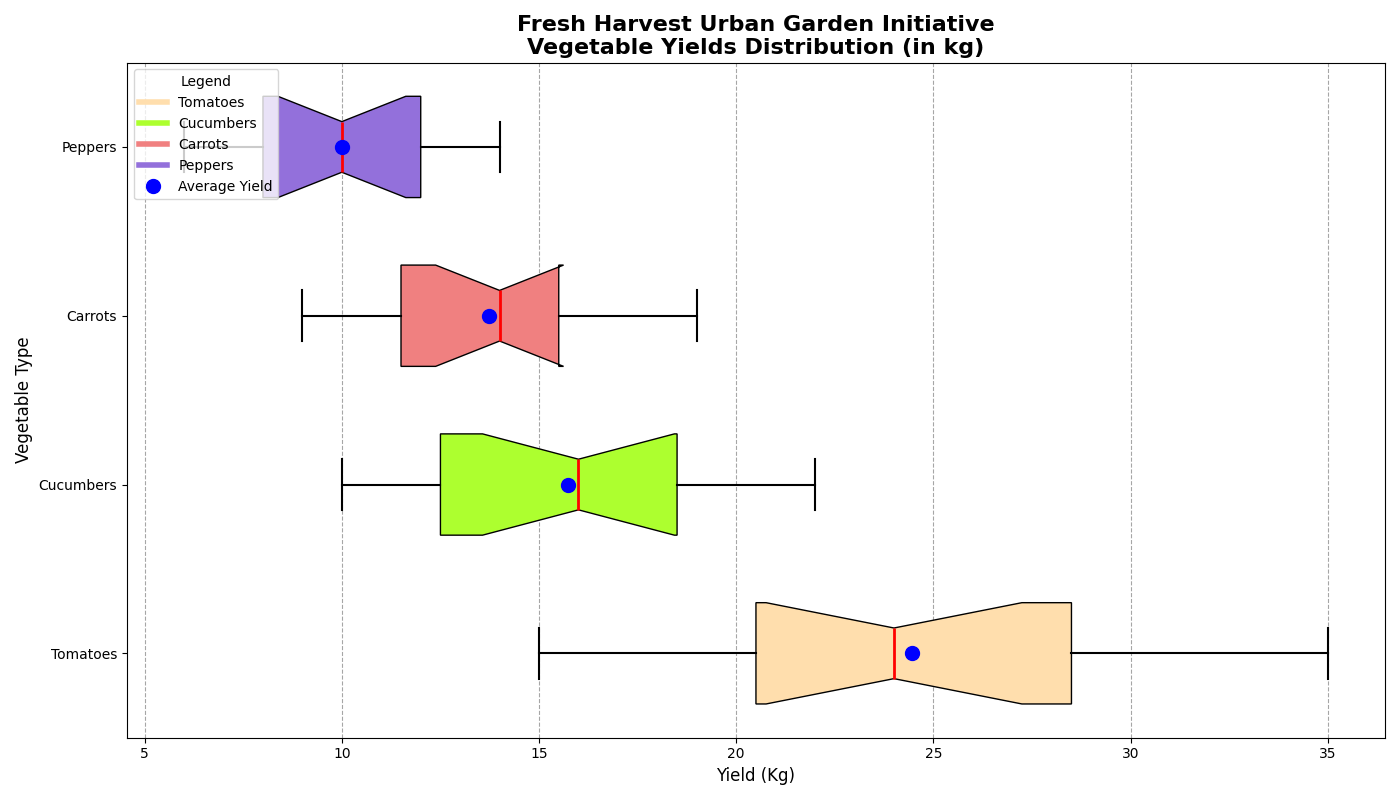

Write Python code to recreate this figure.
import matplotlib.pyplot as plt
import numpy as np

vegetables = ['Tomatoes', 'Cucumbers', 'Carrots', 'Peppers']
yields = {
    'Tomatoes': [15, 20, 22, 18, 25, 30, 35, 24, 28, 23, 19, 29, 31, 27, 21],
    'Cucumbers': [10, 15, 12, 18, 11, 17, 14, 20, 21, 16, 13, 19, 22, 10, 18],
    'Carrots': [9, 11, 13, 15, 14, 12, 10, 16, 18, 11, 14, 15, 17, 19, 12],
    'Peppers': [6, 8, 7, 11, 9, 12, 13, 10, 14, 12, 11, 9, 8, 13, 7]
}

data = [yields[veg] for veg in vegetables]
average_yields = [np.mean(yields[veg]) for veg in vegetables]

fig, ax = plt.subplots(figsize=(14, 8))

box = ax.boxplot(data, patch_artist=True, labels=vegetables, notch=True, widths=0.6, vert=False)

colors = ['#FFDEAD', '#ADFF2F', '#F08080', '#9370DB']
for patch, color in zip(box['boxes'], colors):
    patch.set_facecolor(color)
for whisker in box['whiskers']:
    whisker.set(color='black', linestyle='-', linewidth=1.5)
for cap in box['caps']:
    cap.set(color='black', linewidth=1.5)
for median in box['medians']:
    median.set(color='red', linewidth=2)
for flier in box['fliers']:
    flier.set(markerfacecolor='orange', marker='o', markersize=6)

ax.scatter(average_yields, range(1, len(vegetables) + 1), color='blue', s=100, zorder=3, label='Average Yield')

ax.set_title('Fresh Harvest Urban Garden Initiative\nVegetable Yields Distribution (in kg)', fontsize=16, fontweight='bold')
ax.set_ylabel('Vegetable Type', fontsize=12)
ax.set_xlabel('Yield (Kg)', fontsize=12)

ax.xaxis.grid(True, linestyle='--', color='gray', alpha=0.7)
ax.set_axisbelow(True)

color_patches = [plt.Line2D([0], [0], color=color, lw=4) for color in colors]
ax.legend(color_patches + [plt.Line2D([0], [0], color='blue', marker='o', lw=0, markersize=10)],
          vegetables + ['Average Yield'], title='Legend', loc='upper left', fontsize=10, frameon=True)

plt.tight_layout()
plt.show()
